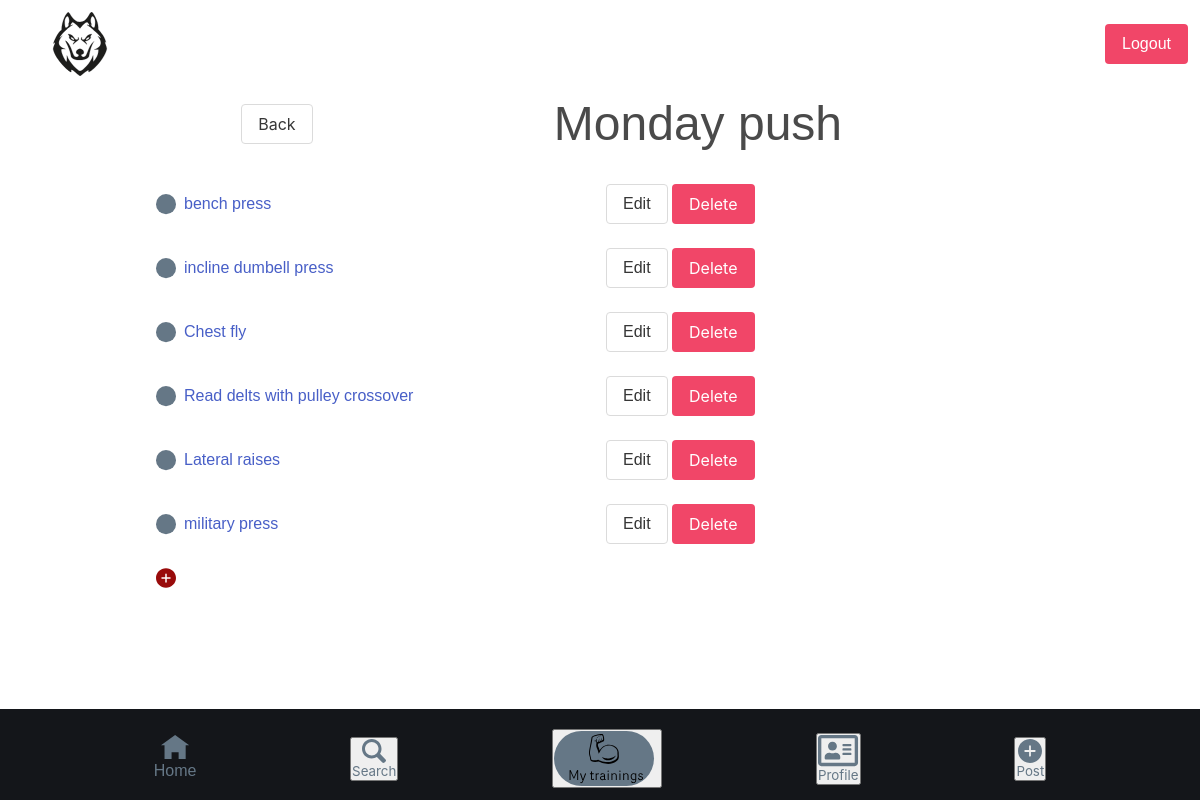
The page /views/fitness/training.php?id=29 (signed in) on the database its author committed.
### tables this page shows
CREATE TABLE IF NOT EXISTS `training` (
  `id` int NOT NULL AUTO_INCREMENT,
  `name` varchar(250) DEFAULT NULL,
  `creator` varchar(250) NOT NULL DEFAULT '""',
  `description` text NOT NULL,
  `nbrExercices` int NOT NULL DEFAULT '0',
  `created_at` varchar(50) DEFAULT NULL,
  `user_id` int NOT NULL,
  `training_id` int DEFAULT NULL,
  PRIMARY KEY (`id`)
);

CREATE TABLE IF NOT EXISTS `exercice` (
  `id` int NOT NULL AUTO_INCREMENT,
  `name` varchar(50) NOT NULL DEFAULT '?',
  `training_id` int NOT NULL,
  `description` text NOT NULL,
  `user_id` int NOT NULL,
  PRIMARY KEY (`id`)
);

### components/make_post.php (called while the page is built, shortened)
<?php
if (isset($_SESSION["user"])) {
    $user_id = $_SESSION['user']['id'];
} else{
    $user_id = NULL;
}
$sql = "SELECT * FROM training WHERE user_id = :user_id ORDER BY created_at DESC";
$req = $db->prepare($sql);
$req->bindValue(":user_id", $user_id, PDO::PARAM_INT);
$req->execute();
$trainings = $req->fetchAll(PDO::FETCH_ASSOC);

### views/fitness/training.php (the view, shortened to what this page needs)
<?php
include "../../components/header.php";
include "../../components/navbar.php";
require "../../components/db.php";
$training_id = isset($_GET['id']) ? (int)$_GET['id'] : 0;
$sql = "SELECT * FROM training WHERE id = ?";
$req = $db->prepare($sql);
$req->execute([$training_id]);
$training = $req->fetch(PDO::FETCH_ASSOC);
$sql = "SELECT * FROM exercice WHERE training_id = ? ORDER BY id ASC";
$req = $db->prepare($sql);
$req->execute([$training_id]);
$exercices = $req->fetchAll(PDO::FETCH_ASSOC);
include "../../components/make_post.php";
?>
<div class="is-flex is-justify-content-center">
    <div style="width:60%;" class="is-flex is-justify-content-center is-align-items-center">
        <button type="button" class="button" onclick="javascript:history.go(-1)">Back</button>
    </div>
    <h1 style="width:70%;" class="is-size-1">
        <?= htmlspecialchars($training['name']) ?>
    </h1>
</div>
<div class="container">
    <ul class="column is-flex-direction-column">
        <?php foreach ($exercices as $exercice) : ?>
        <li class="ml-3">
            <div class="is-flex column is-flex-direction-row is-align-items-center">
                <a style="width:50%;" href="exercices.php?id=<?= $exercice['id'] ?>" class="columns m-0 is-flex is-flex-direction-row is-align-items-center">
                    <img src="../../assets/round.svg" alt="">
                    <p class="ml-2"><?= htmlspecialchars($exercice['name']) ?></p>
                </a>
                <div style="width:50%">
                    <a class="button edit-exercise" href="#" data-exercise-id="<?= $exercice['id'] ?>" data-exercise-name="<?= $exercice['name'] ?>" data-description="<?= $exercice['description'] ?>">Edit</a>
                    <form method="POST" action="" style="display:inline;">
                        <button class="button is-danger" type="submit" name="delete-exercise">Delete</button>
                    </form>
                </div>
            </div>
        </li>
        <?php endforeach; ?>
        <li>
            <a href="#" id="add-exercise" class="column ml-3 is-one-fifth">
                <img src="../../assets/add.svg" alt="">
            </a>
        </li>
    </ul>
</div>
<?php include "../../components/footer.php"; ?>

### stylesheet/style.css (style rules this page uses)
* { padding: 0; margin: 0; box-sizing: border-box; }
body { font-family: "router", sans-serif; min-height: 100vh; min-width: 100%; }

### rows shown on the page
training: name "Monday push"
exercice: name "bench press"
exercice: name "incline dumbell press"
exercice: name "Chest fly"
exercice: name "Read delts with pulley crossover"
exercice: name "Lateral raises"
exercice: name "military press"
